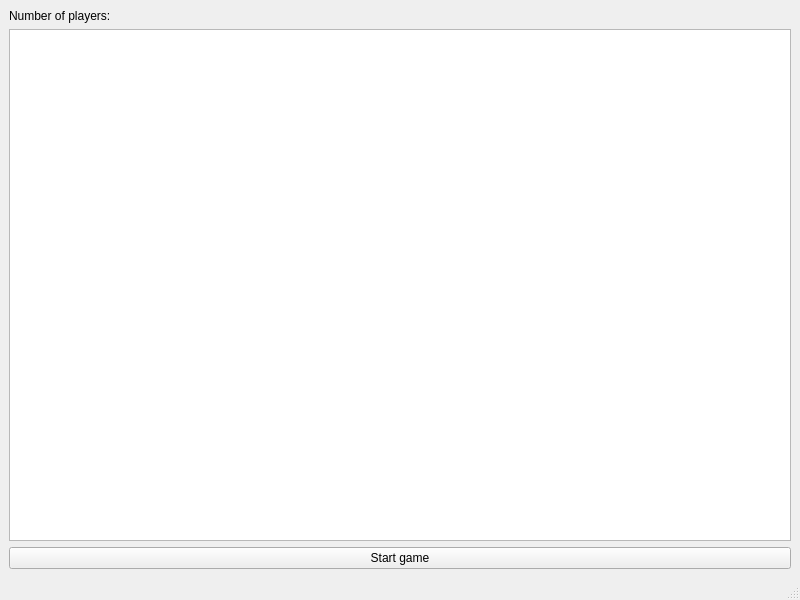
<?xml version="1.0" encoding="UTF-8"?>
<ui version="4.0">
 <class>MainWindow</class>
 <widget class="QMainWindow" name="MainWindow">
  <property name="geometry">
   <rect>
    <x>0</x>
    <y>0</y>
    <width>800</width>
    <height>600</height>
   </rect>
  </property>
  <property name="windowTitle">
   <string>MainWindow</string>
  </property>
  <widget class="QWidget" name="centralwidget">
   <layout class="QGridLayout" name="gridLayout_2">
    <item row="0" column="0">
     <layout class="QGridLayout" name="gridLayout">
      <item row="2" column="0" colspan="2">
       <widget class="QPushButton" name="startButton">
        <property name="text">
         <string>Start game</string>
        </property>
       </widget>
      </item>
      <item row="1" column="0" colspan="2">
       <widget class="QTextBrowser" name="textBrowser">
        <property name="sizePolicy">
         <sizepolicy hsizetype="Expanding" vsizetype="Expanding">
          <horstretch>0</horstretch>
          <verstretch>0</verstretch>
         </sizepolicy>
        </property>
       </widget>
      </item>
      <item row="0" column="0">
       <widget class="QLabel" name="label">
        <property name="text">
         <string>Number of players:</string>
        </property>
       </widget>
      </item>
     </layout>
    </item>
   </layout>
  </widget>
  <widget class="QMenuBar" name="menubar">
   <property name="geometry">
    <rect>
     <x>0</x>
     <y>0</y>
     <width>800</width>
     <height>25</height>
    </rect>
   </property>
  </widget>
  <widget class="QStatusBar" name="statusbar"/>
 </widget>
 <resources/>
 <connections/>
</ui>
